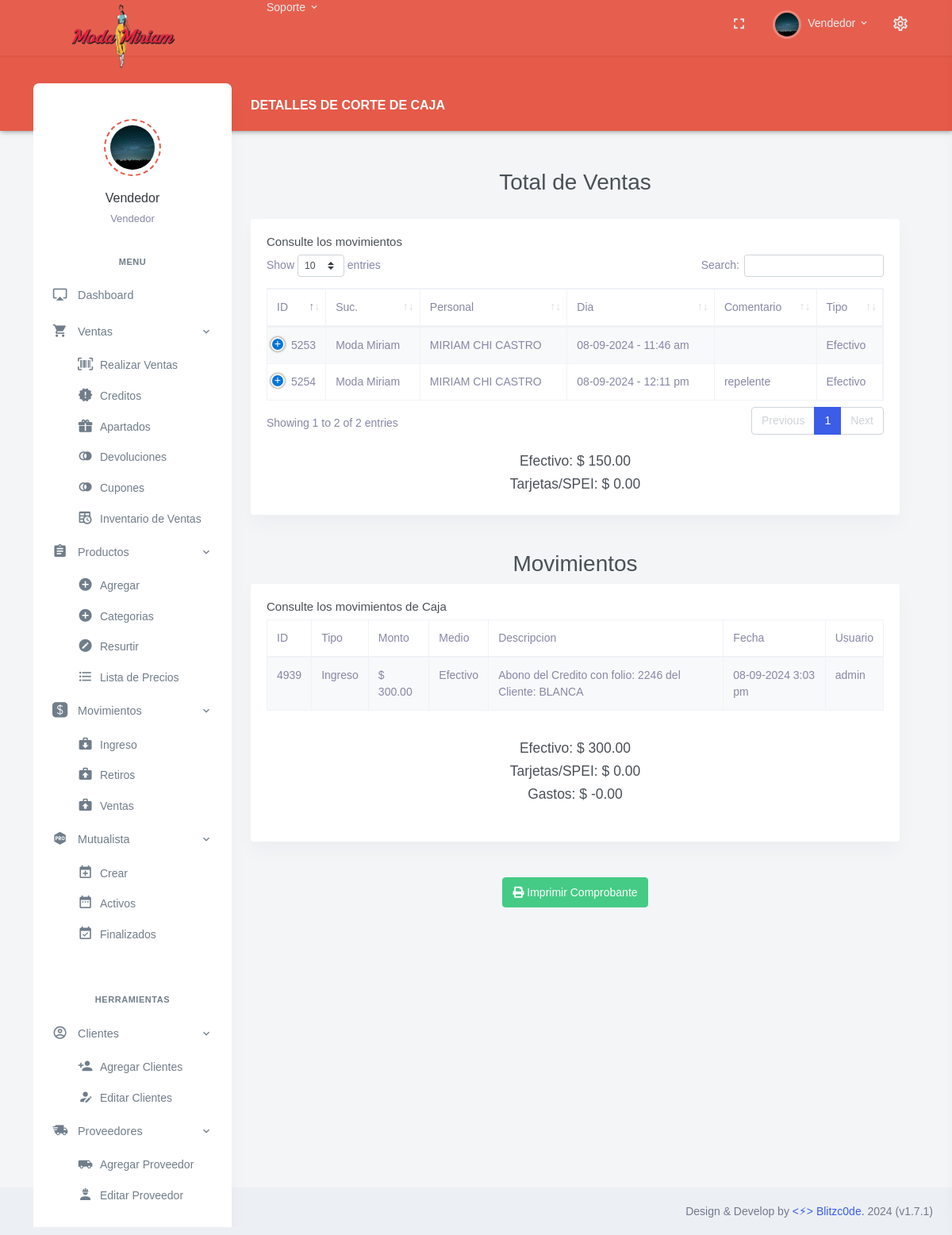
Screenshot of /CortesHis.php?idc=4940 (signed in) with the database file from the repository.
### tables this page shows
CREATE TABLE `Puestos` (
  `ID_Puesto` int NOT NULL,
  `Cargo` varchar(30) NOT NULL
);

CREATE TABLE `Personal` (
  `ID_Personal` int NOT NULL,
  `Nombre` varchar(30) DEFAULT NULL,
  `Apellido` varchar(30) DEFAULT NULL,
  `Bio` varchar(80) DEFAULT NULL,
  `Direccion` varchar(90) DEFAULT NULL,
  `Colonia` varchar(90) DEFAULT NULL,
  `CP` int DEFAULT NULL,
  `Correo` varchar(35) DEFAULT NULL,
  `Pass` varchar(10) NOT NULL,
  `Telefono` varchar(13) DEFAULT NULL,
  `Foto` varchar(254) DEFAULT NULL,
  `ID_Sucursal` int NOT NULL,
  `ID_Puesto` int NOT NULL,
  `Fecha_Registro` date DEFAULT NULL,
  `Baja` int DEFAULT NULL COMMENT '0=No, 1=Si',
  `visible` int NOT NULL DEFAULT '1'
);

CREATE TABLE `Medio_Pago` (
  `ID_Medio` int NOT NULL,
  `Tipo` varchar(55) NOT NULL
);

CREATE TABLE `Sucursales` (
  `ID_Sucursal` int NOT NULL,
  `Nombre` varchar(80) NOT NULL,
  `RFC` varchar(40) DEFAULT NULL,
  `Municipio` varchar(90) DEFAULT NULL,
  `Estado` varchar(40) DEFAULT NULL,
  `Direccion` varchar(80) DEFAULT NULL,
  `Correo` varchar(50) DEFAULT NULL,
  `Colonia` varchar(65) DEFAULT NULL,
  `Cp` int DEFAULT NULL,
  `Latitud` varchar(40) DEFAULT NULL,
  `Longitud` varchar(40) DEFAULT NULL,
  `Telefono` varchar(13) DEFAULT NULL,
  `Logo` varchar(254) DEFAULT NULL,
  `Tipo` varchar(40) DEFAULT NULL,
  `Gerente` varchar(35) DEFAULT NULL,
  `Whats` varchar(13) DEFAULT NULL,
  `Clabe` varchar(50) DEFAULT NULL,
  `Banco` varchar(50) DEFAULT NULL,
  `Beneficiario` varchar(50) DEFAULT NULL,
  `visible` int DEFAULT NULL
);

CREATE TABLE `Caja_T` (
  `ID_Caja_T` int NOT NULL,
  `Motivo` varchar(50) NOT NULL
);

### CortesHis.php (the view, shortened to what the rows shown need)
<?php
if ($_SESSION['loggedin'] != true){
    header('Location: index.php');
    echo $_SESSION['loggedin'];
}else{
    include_once "lib/Header.php" ;
}
include_once "lib/cnx.php";
$idc = $_GET['idc'];
?>
<br>
<Center>
    <h2>Total de Ventas</h2>
</Center>
<br>
<div class="row">
    <div class="col-12">
        <div class="card">
            <div class="card-body">
                <table id="datatable" class="table table-striped table-bordered dt-responsive nowrap"
                    style="border-collapse: collapse; border-spacing: 0; width: 100%;">
                    <thead>
                        <tr>
                            <th>ID</th>
                            <th>Suc.</th>
                            <th>Personal</th>
                            <th>Dia</th>
                            <th>Comentario</th>
                            <th>Tipo</th>
                        </tr>
                    </thead>
                    <tbody>
                        <?php
                                                $sql = "SELECT * FROM Ventas WHERE ID_Destino = 1 AND idcorte = ".$idc;
                                                $query = $conexion -> query ($sql);
                                                while($venta = mysqli_fetch_array($query)){
                                                    $sql1 = "SELECT * FROM Personal WHERE ID_Personal = ".$venta['ID_Personal'];
                                                    $query1 = $conexion -> query ($sql1);
                                                    while($vendedor = mysqli_fetch_array($query1)){
                                                        $sql2 = "SELECT Nombre FROM Sucursales WHERE ID_Sucursal = ".$vendedor['ID_Sucursal'];
                                                        $query2 = $conexion -> query ($sql2);
                                                        while ($sucursal = mysqli_fetch_array($query2)){
                                                            $sql3 = "SELECT Tipo FROM Medio_Pago WHERE ID_Medio = ".$venta['ID_Medio'];
                                                            $query3 = $conexion -> query ($sql3);
                                                            while ($medio = mysqli_fetch_array($query3)){
                                                                echo '<tr>';
                                                                echo '<td>'.$venta['ID_Venta'].'</td>';
                                                                echo '<td>'.$sucursal['Nombre'].'</td>';
                                                                echo '<td>'.$vendedor['Nombre'].' '.$vendedor['Apellido'].'</td>';
                                                                echo '<td>'.date("d-m-Y", strtotime($venta['Fecha'])).' - '.date("g:i a", strtotime($venta['Hora'])).'</td>';
                                                                echo '<td>'.$venta['Comentarios'].'</td>';
                                                                $sqti = "SELECT * FROM Medio_Pago WHERE ID_Medio = ".$venta['ID_Medio'];
                                                                $que = $conexion -> query($sqti);
                                                                $tip = mysqli_fetch_array($que);
                                                                echo '<td>'.$tip['Tipo'].'</td>';
                                                                echo '</tr>';
                                                            }
                                                        }
                                                    }
                                                }
                                            ?>
                    </tbody>
                </table>
                <br>
            </div>
        </div>
    </div>
</div>
<br>
<Center>
    <h2>Movimientos</h2>
</Center>
<div class="row">
    <div class="col-12">
        <div class="card">
            <div class="card-body">
                <table id="datatable" class="table table-striped table-bordered dt-responsive nowrap"
                    style="border-collapse: collapse; border-spacing: 0; width: 100%;">
                    <thead>
                        <tr>
                            <th>ID</th>
                            <th>Tipo</th>
                            <th>Monto</th>
                            <th>Medio</th>
                            <th>Descripcion</th>
                            <th>Fecha</th>
                            <th>Usuario</th>
                        </tr>
                    </thead>
                    <tbody>
                        <?php
                                                $sqlc = "SELECT * FROM Caja WHERE Saldo_Inicial = 0 AND Cort = 1 AND idcorte = ".$idc;
                                                $queryc = $conexion -> query ($sqlc);
                                                while($caja = mysqli_fetch_array($queryc)){
                                                    $sql1p = "SELECT * FROM Personal WHERE ID_Personal = ".$caja['ID_Personal'];
                                                    $query1p = $conexion -> query ($sql1p);
                                                    while($admin = mysqli_fetch_array($query1p)){
                                                                echo '<tr>';
                                                                echo '<td>'.$caja['ID_Caja'].'</td>';
                                                                    $sqtip = "SELECT * FROM Caja_T WHERE ID_Caja_T = ".$caja['ID_Caja_T'];
                                                                    $quetip = $conexion -> query($sqtip);
                                                                    $tipc = mysqli_fetch_array($quetip);
                                                                echo '<td>'.$tipc['Motivo'].'</td>';
                                                                echo '<td>$ '.number_format($caja['Monto'], 2).'</td>';
                                                                    $tp = $caja['Tip'];
                                                                    $sqpg = "SELECT * FROM Medio_Pago WHERE ID_Medio = ".$tp;
                                                                    $quepg = $conexion -> query($sqpg);
                                                                    $tippg = mysqli_fetch_array($quepg);
                                                                echo '<td>'.$tippg['Tipo'].'</td>';
                                                                echo '<td>'.$caja['Descripcion'].'</td>';
                                                                echo '<td>'.date("d-m-Y g:i a", strtotime($caja['Fecha'])).'</td>';
                                                                echo '<td>'.$admin['Nombre'].' '.$vendedor['Apellido'].'</td>';
                                                    }
                                                }
                                            ?>
                    </tbody>
                </table>
                <br>
                <br>
            </div>
        </div>
    </div>
</div>
<br>
<br><br>
<?php include_once "lib/Footer.php" ?>

### lib/Header.php (shortened to what the rows shown need)
<?php
include_once "lib/cnx.php";
?>
<!doctype html>
<html lang="es">
<head>
    <link href="assets/libs/datatables.net-bs4/css/dataTables.bootstrap4.min.css" rel="stylesheet" type="text/css" />
    <link href="assets/libs/datatables.net-buttons-bs4/css/buttons.bootstrap4.min.css" rel="stylesheet" type="text/css" />
    <link href="assets/libs/datatables.net-responsive-bs4/css/responsive.bootstrap4.min.css" rel="stylesheet" type="text/css" />
    <link href="assets/css/bootstrap.min.css" id="bootstrap-style" rel="stylesheet" type="text/css" />
    <link href="assets/css/icons.min.css" rel="stylesheet" type="text/css" />
    <link href="assets/css/app.min.css" id="app-style" rel="stylesheet" type="text/css" />
    <link href="https://cdnjs.cloudflare.com/ajax/libs/select2/4.0.6-rc.0/css/select2.min.css" rel="stylesheet"/>
</head>
<body data-layout="detached" data-topbar="colored">
    <div class="container-fluid">
        <div id="layout-wrapper">
            <header id="page-topbar">
                <div class="navbar-header">
                    <div class="container-fluid">
                        <div class="float-right">
                            <?php
                            $sql = "SELECT * FROM Personal WHERE ID_Personal = "."'".$_SESSION['ids']."'";
                            $query = $conexion -> query ($sql);
                            while($usuario = mysqli_fetch_array($query)){
                                $sql1 = "SELECT * FROM Puestos WHERE ID_Puesto = ".$usuario['ID_Puesto'];
                                $query1 = $conexion -> query ($sql1);
                                while($cargo = mysqli_fetch_array($query1)){
                                echo '
                            <div class="dropdown d-inline-block">
                            <br>
                                <button type="button" class="btn header-item waves-effect" id="page-header-user-dropdown" data-toggle="dropdown" aria-haspopup="true" aria-expanded="false">
                                    <img class="rounded-circle header-profile-user" src="'.$usuario['Foto'].'" alt="Header Avatar">
                                    <span class="d-none d-xl-inline-block ml-1">'.$usuario['Nombre'].'</span>
                                    <i class="mdi mdi-chevron-down d-none d-xl-inline-block"></i>
                                </button>';
                                ?>
                            <?php
                                echo '
                            </div>
                            <div class="dropdown d-inline-block">
                                <button type="button" class="btn header-item noti-icon right-bar-toggle waves-effect">
                                    <i class="mdi mdi-settings-outline"></i>
                                </button>
                            </div>
                        </div>
                        <div>
                            <div class="navbar-brand-box">
                            <br>
                                <a href="#" class="logo logo-light">
                                    <span class="logo-lg">
                                        <img src="assets/images/companies/mm1.png" alt="" height="100">
                                    </span>
                                </a>
                            </div>
                            <div class="dropdown dropdown-mega d-none d-lg-inline-block ml-2">
                                <button type="button" class="btn header-item waves-effect" data-toggle="dropdown" aria-haspopup="false" aria-expanded="false">
                                    Soporte
                                    <i class="mdi mdi-chevron-down"></i>
                                </button>
                            </div>
                        </div>
                    </div>
                </div>
            </header>
            <div class="vertical-menu">
            <br>
                <div class="h-100">
                    <div class="user-wid text-center py-4">
                                    <div class="user-img">
                                        <img src="'.$usuario['Foto'].'" alt="" class="avatar-md mx-auto rounded-circle">
                                    </div>
                                    <div class="mt-3">
                                        <a href="#" class="text-dark font-weight-medium font-size-16">'.$usuario['Nombre'].' '.$usuario['Apellido'].'</a>
                                        <p class="text-body mt-1 mb-0 font-size-13">'.$cargo['Nombre'].'</p>';
                                            $sql2 = "SELECT * FROM Puestos WHERE ID_Puesto = ".$usuario['ID_Puesto'];
                                            $query2 = $conexion -> query ($sql2);
                                            while($dept = mysqli_fetch_array($query2)){
                                                echo '
                                                <p class="text-body mt-1 mb-0 font-size-13">'.$dept['Cargo'].'</p>
                                                </div>
                                                </div>';
                                            }
                                        }
            }
            ?>
                        </div>
                    </div>
                    <div class="main-content">
                        <div class="page-content">

### rows the page displays
personal: Nombre "Vendedor"
puestos: personal.Foto (picture), Cargo "Vendedor"
personal: Nombre "MIRIAM", Apellido "CHI CASTRO"
sucursales: Nombre "Moda Miriam"
medio_pago: ID_Venta "5253", Fecha "08-09-2024", Hora "11:46 am", Tipo "Efectivo", ID_Venta "5254", Hora "12:11 pm", Comentarios "repelente"
personal: ID_Caja "4939", caja_t.Motivo "Ingreso", Monto "300.00", medio_pago.Tipo "Efectivo", Descripcion "Abono del Credito con folio: 2246 del Cliente: BLANCA", Fecha "08-09-2024 3:03 pm", Nombre "admin"

### other values shown
$totalcorte "150.00"
$spei "0.00"
$totalcortec "300.00"
$speic "0.00"
$gasto "0.00"
